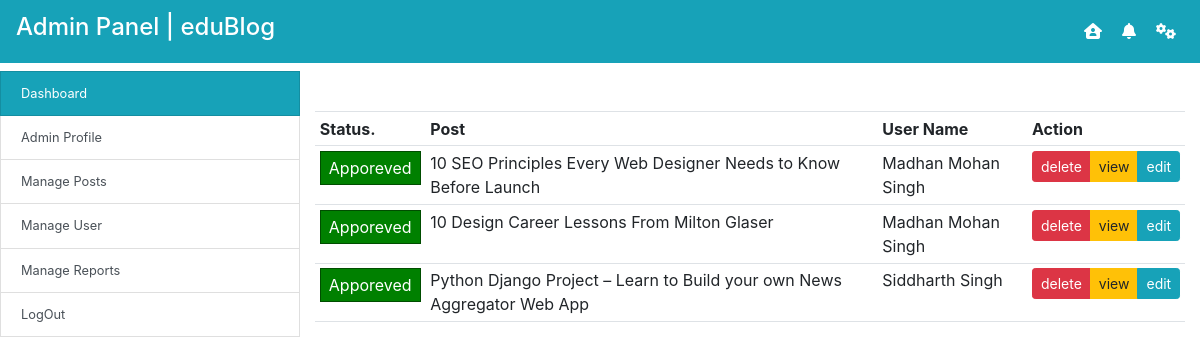
The app's page /secure_manage_post with its own data.
### datawork/models.py (models this page shows, shortened)
class Posts(models.Model):
    post_id = models.AutoField(primary_key=True)
    post_name = models.CharField(max_length=200, null=True)
    post_category = models.ForeignKey(Category, on_delete=models.CASCADE)
    post_topic = models.ForeignKey(Topic, on_delete=models.CASCADE)
    post_image = models.ImageField(upload_to="media")
    post_description = RichTextField(blank=True, null=True)
    post_doc = models.DateTimeField(default=timezone.now)
    post_user = models.ForeignKey(NewUser, on_delete=models.CASCADE, null=True)
    STATUS = (("0", "Approved"), ("1", "Pending"))
    post_status = models.CharField(max_length=30, choices=STATUS, default="1")

class NewUser(models.Model):
    nu_id = models.AutoField(primary_key=True)
    nu_name = models.CharField(max_length=200)
    nu_city = models.CharField(max_length=200, null=True)
    nu_state = models.CharField(max_length=200, null=True)
    nu_image = models.ImageField(upload_to="media")
    nu_doc = models.DateField()
    nu_address = models.TextField()
    nu_phone = models.CharField(max_length=200)
    nu_email = models.EmailField()
    nu_password = models.CharField(max_length=200)
    nu_myself = models.TextField()

### datawork/views.py (the view)
# urls.py: path('secure_manage_post', views.secure_manage_post, name="secure_manage_post"),
def secure_manage_post(r):
    return render(r, "secure/manage_post.html", {
        "sec_post": Posts.objects.all(),
    })

### templates/secure/manage_post.html
{% extends 'secure/base.html' %}
{% load static %}
{% block secure_manage_posts %}
    <table class="table table-stripped table-hover mt-5 table-sm">
        <tr>
            <th>Status.</th>
            <th>Post</th>
            <th>User Name</th>
            <th>Action</th>
        </tr>
        {% for foo in sec_post %}
            <tr>
                {% if foo.post_status == "1" %}
                    <td><div class=" py-1 px-2" style="border: 1px solid rgba(0, 0, 0, .2); background-color: red; text-align: center; color: white">Pending</div></td>
                {% else %}
                    <td><div class="py-1 px-2" style="border: 1px solid rgba(1, 0, 0, .4); background-color: green; text-align: center; color: white">Apporeved</div></td>
                {% endif %}
                <td>{{ foo.post_name }}</td>
                <td>{{ foo.post_user.nu_name}}</td>
                <td>
                    <div class="btn-group">
                        <a href="{% url 'delete_post' foo.post_id %}" class="btn btn-sm btn-danger">delete</a>
                        <a href="{% url 'secure_viewpost' foo.post_id %}" class="btn btn-sm btn-warning">view</a>
                        <a href="{% url 'secure_edit' foo.post_id %}" class="btn btn-sm btn-info">edit</a>
                    </div>
                </td>
            </tr>
        {% endfor %}
    </table>
{% endblock %}

### records on screen
Posts: post_status "Apporeved", post_name "10 SEO Principles Every Web Designer Needs to Know Before Launch", post_user.nu_name "Madhan Mohan Singh"
Posts: post_status "Apporeved", post_name "10 Design Career Lessons From Milton Glaser", post_user.nu_name "Madhan Mohan Singh"
Posts: post_status "Apporeved", post_name "Python Django Project – Learn to Build your own News Aggregator Web App", post_user.nu_name "Siddharth Singh"
